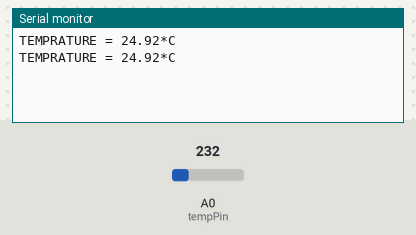
A sketch run on a simulated Arduino Uno, built with avr-gcc and run on an emulated ATmega328P. On the bench: the last lines printed to the serial monitor. The test bench sets the inputs (shaded band); at power-on: A0 (tempPin) = 232.

Above: at 2.3 s.
2.4 s: A0 (tempPin) set to 250
At 4.2 s:
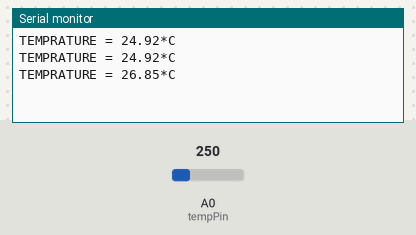
4.5 s: A0 (tempPin) set to 266
At 5.3 s:
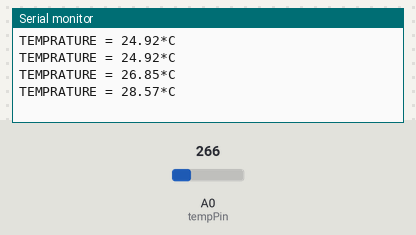
Timing chart, 0 to 7.5 s (numbered marks = the images above; inputs shaded):
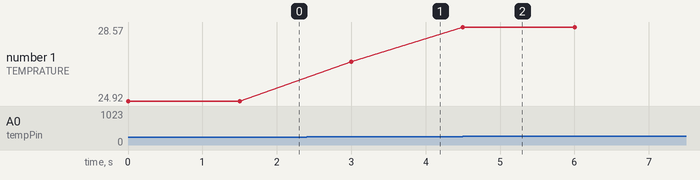

Measured:
- after the input at 2.4 s, the serial monitor: prints a new line after 0.60 s (image 1)
- after the input at 4.5 s, the serial monitor: prints a new line at once (image 2)
- plotted number 1: 24.92 → 26.85 after the input at 2.4 s, 26.85 → 28.57 after the input at 4.5 s

The sketch:

Temp_LM35_revised.ino
```cpp
float tempC;
float reading;
int tempPin = 0;

void setup()
{
Serial.begin(9600);
analogReference(INTERNAL);
}

void loop()
{
reading = analogRead(tempPin);
tempC = reading / 9.31;
Serial.print("TEMPRATURE = ");
 Serial.print(tempC);
 Serial.print("*C");
 Serial.println();
 delay(1500);
}
```
